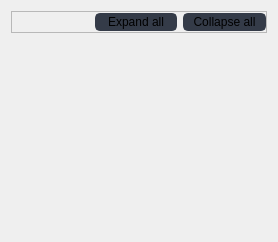
                   <widget class="QWidget" name="tab_2">
                    <attribute name="title">
                     <string>View region info</string>
                    </attribute>
                    <layout class="QVBoxLayout" name="verticalLayout_9">
                     <item>
                      <widget class="QFrame" name="frame_4">
                       <property name="frameShape">
                        <enum>QFrame::StyledPanel</enum>
                       </property>
                       <property name="frameShadow">
                        <enum>QFrame::Raised</enum>
                       </property>
                       <layout class="QHBoxLayout" name="horizontalLayout_11">
                        <property name="spacing">
                         <number>6</number>
                        </property>
                        <property name="leftMargin">
                         <number>0</number>
                        </property>
                        <property name="topMargin">
                         <number>0</number>
                        </property>
                        <property name="rightMargin">
                         <number>0</number>
                        </property>
                        <property name="bottomMargin">
                         <number>0</number>
                        </property>
                        <item>
                         <spacer name="horizontalSpacer">
                          <property name="orientation">
                           <enum>Qt::Horizontal</enum>
                          </property>
                          <property name="sizeHint" stdset="0">
                           <size>
                            <width>40</width>
                            <height>20</height>
                           </size>
                          </property>
                         </spacer>
                        </item>
                        <item>
                         <widget class="QPushButton" name="btn_expand_all">
                          <property name="sizePolicy">
                           <sizepolicy hsizetype="Expanding" vsizetype="Fixed">
                            <horstretch>0</horstretch>
                            <verstretch>0</verstretch>
                           </sizepolicy>
                          </property>
                          <property name="maximumSize">
                           <size>
                            <width>100</width>
                            <height>16777215</height>
                           </size>
                          </property>
                          <property name="layoutDirection">
                           <enum>Qt::RightToLeft</enum>
                          </property>
                          <property name="styleSheet">
                           <string notr="true">QPushButton {
	border: 2px solid rgb(52, 59, 72);
	border-radius: 5px;	
	background-color: rgb(52, 59, 72);
}
QPushButton:hover {
	background-color: rgb(57, 65, 80);
	border: 2px solid rgb(61, 70, 86);
}
QPushButton:pressed {	
	background-color: rgb(35, 40, 49);
	border: 2px solid rgb(43, 50, 61);
}</string>
                          </property>
                          <property name="text">
                           <string>Expand all</string>
                          </property>
                         </widget>
                        </item>
                        <item>
                         <widget class="QPushButton" name="btn_collapse_all">
                          <property name="sizePolicy">
                           <sizepolicy hsizetype="Expanding" vsizetype="Fixed">
                            <horstretch>0</horstretch>
                            <verstretch>0</verstretch>
                           </sizepolicy>
                          </property>
                          <property name="maximumSize">
                           <size>
                            <width>100</width>
                            <height>16777215</height>
                           </size>
                          </property>
                          <property name="layoutDirection">
                           <enum>Qt::RightToLeft</enum>
                          </property>
                          <property name="styleSheet">
                           <string notr="true">QPushButton {
	border: 2px solid rgb(52, 59, 72);
	border-radius: 5px;	
	background-color: rgb(52, 59, 72);
}
QPushButton:hover {
	background-color: rgb(57, 65, 80);
	border: 2px solid rgb(61, 70, 86);
}
QPushButton:pressed {	
	background-color: rgb(35, 40, 49);
	border: 2px solid rgb(43, 50, 61);
}</string>
                          </property>
                          <property name="text">
                           <string>Collapse all</string>
                          </property>
                         </widget>
                        </item>
                       </layout>
                      </widget>
                     </item>
                     <item>
                      <widget class="QTreeView" name="image_region_view">
                       <property name="contextMenuPolicy">
                        <enum>Qt::CustomContextMenu</enum>
                       </property>
                       <property name="styleSheet">
                        <string notr="true">QTreeView{alternate-background-color: #222222; background: transparent;}

QTreeView::branch:has-children:!has-siblings:closed,
QTreeView::branch:closed:has-children:has-siblings {
        border-image: none;
        image: url(:/icons/icons/cil-size-grip.png);
}

QTreeView::branch:open:has-children:!has-siblings,
QTreeView::branch:open:has-children:has-siblings  {
        border-image: none;
        image:url(:/icons/icons/circle.svg);
}

</string>
                       </property>
                       <property name="editTriggers">
                        <set>QAbstractItemView::NoEditTriggers</set>
                       </property>
                       <property name="alternatingRowColors">
                        <bool>true</bool>
                       </property>
                       <property name="selectionMode">
                        <enum>QAbstractItemView::NoSelection</enum>
                       </property>
                       <property name="indentation">
                        <number>40</number>
                       </property>
                       <attribute name="headerVisible">
                        <bool>false</bool>
                       </attribute>
                       <attribute name="headerCascadingSectionResizes">
                        <bool>false</bool>
                       </attribute>
                       <attribute name="headerDefaultSectionSize">
                        <number>220</number>
                       </attribute>
                       <attribute name="headerMinimumSectionSize">
                        <number>220</number>
                       </attribute>
                       <attribute name="headerStretchLastSection">
                        <bool>true</bool>
                       </attribute>
                      </widget>
                     </item>
                    </layout>
                   </widget>
